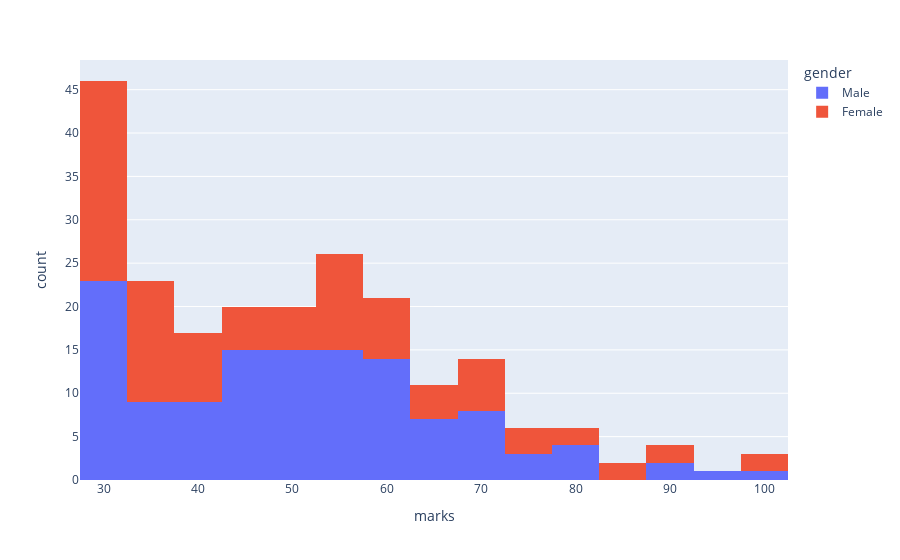

The code cell stored with this chart in its notebook:
### Code cell
fig = px.histogram(students,x='marks',color='gender')
fig.show()
